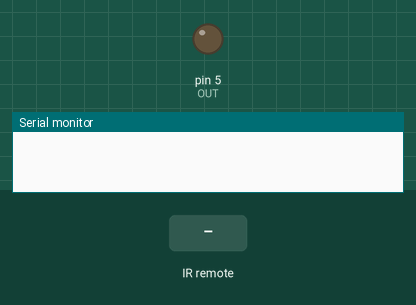
This sketch was run on a simulated Arduino Uno, built with avr-gcc and run on an emulated ATmega328P. Shown: output pins drawn as LEDs (lit = HIGH), the last lines printed to the serial monitor. The test bench sets the inputs (shaded band).

Above: at 1.2 s.
1.3 s: infrared code 0x29D received
At 1.7 s:
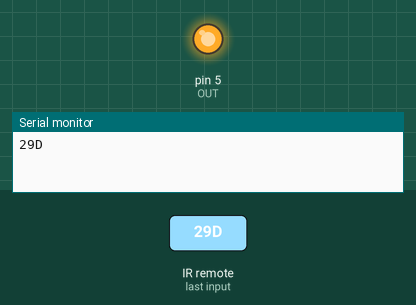
2.8 s: infrared code 0x25D received
At 4.0 s:
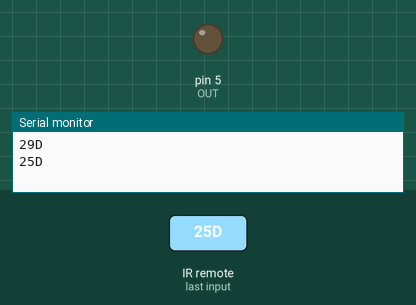
Timing chart, 0 to 5.8 s (numbered marks = the images above; inputs shaded):
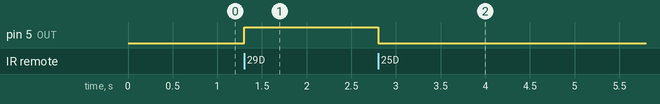

The sketch:

5.1_IR_RECV.ino
```cpp
//  Include following libraries to access IR sensor
#include <IRremote.h>
#include <IRremoteInt.h>

const int OUT = 5;
int RECV_PIN = 11;

IRrecv receiver(RECV_PIN);
decode_results results;

void setup() {
  pinMode(OUT, OUTPUT);
  receiver.enableIRIn();
  Serial.begin(9600);
}

void loop() {
  if (receiver.decode(&results)) {
    if (results.value == 0x29D) {
      digitalWrite(OUT, HIGH);
    }
    if (results.value == 0x25D) {
      digitalWrite(OUT, LOW);
    }
    Serial.println(results.value, HEX);
    receiver.resume();
  }
}
```

Measured:
- after the input at 1.3 s, pin 5 (OUT): LOW → HIGH at once
- after the input at 2.8 s, pin 5 (OUT): HIGH → LOW at once
